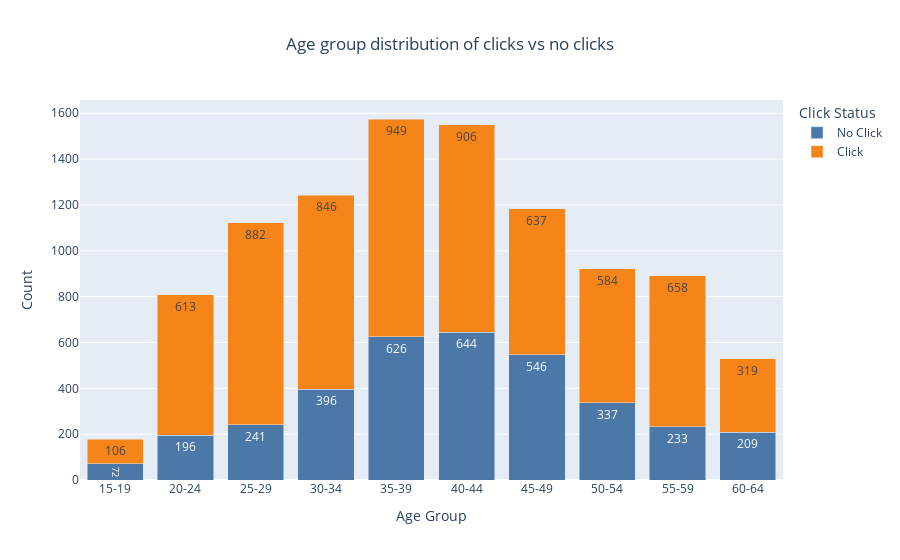

The notebook cell saved with this chart:
### Code cell
age_bins = [15,20,25,30,35,40,45,50,55,60,65]

age_labels = ['15-19', '20-24', '25-29', '30-34', '35-39', '40-44', '45-49', '50-54', '55-59', '60-64']

df_visualization = df.copy()
df_visualization['age_group'] = pd.cut(df_visualization['age'], bins = age_bins, labels=age_labels, right=False)


click_counts = df_visualization.groupby(['age_group', 'click']).size().reset_index(name='count')

click_counts['click'] = click_counts['click'].map({0: 'No Click', 1: 'Click'})

fig = px.bar(
    click_counts,
    x = 'age_group',
    y = 'count',
    color = 'click',
    title = 'Age group distribution of clicks vs no clicks',
    labels=  {'age_group' : "Age Group", 'count' : 'Count', 'click' : 'Click Status'},
    text= 'count',
    color_discrete_sequence = px.colors.qualitative.T10,
    category_orders = {'age_group' : age_labels}

)

fig.update_layout(
    barmode = 'stack',
    xaxis_title = 'Age Group',
    yaxis_title = 'Count',
    legend_title = 'Click Status',
    title_x = 0.5
)

### Figure 1 — Plotly figure (JSON) as saved in the notebook; plotly's stock layout.template omitted (floating-point values rounded to 4 significant figures)
{"data": [{"alignmentgroup": "True", "hovertemplate": "Click Status=No Click<br>Age Group=%{x}<br>Count=%{text}<extra></extra>", "legendgroup": "No Click", "marker": {"color": "#4C78A8", "pattern": {"shape": ""}}, "name": "No Click", "offsetgroup": "No Click", "orientation": "v", "showlegend": true, "text": [72, 196, 241, 396, 626, 644, 546, 337, 233, 209], "textposition": "auto", "type": "bar", "x": ["15-19", "20-24", "25-29", "30-34", "35-39", "40-44", "45-49", "50-54", "55-59", "60-64"], "xaxis": "x", "y": [72, 196, 241, 396, 626, 644, 546, 337, 233, 209], "yaxis": "y"}, {"alignmentgroup": "True", "hovertemplate": "Click Status=Click<br>Age Group=%{x}<br>Count=%{text}<extra></extra>", "legendgroup": "Click", "marker": {"color": "#F58518", "pattern": {"shape": ""}}, "name": "Click", "offsetgroup": "Click", "orientation": "v", "showlegend": true, "text": [106, 613, 882, 846, 949, 906, 637, 584, 658, 319], "textposition": "auto", "type": "bar", "x": ["15-19", "20-24", "25-29", "30-34", "35-39", "40-44", "45-49", "50-54", "55-59", "60-64"], "xaxis": "x", "y": [106, 613, 882, 846, 949, 906, 637, 584, 658, 319], "yaxis": "y"}], "layout": {"barmode": "stack", "legend": {"title": {"text": "Click Status"}, "tracegroupgap": 0}, "title": {"text": "Age group distribution of clicks vs no clicks", "x": 0.5}, "xaxis": {"anchor": "y", "categoryarray": ["15-19", "20-24", "25-29", "30-34", "35-39", "40-44", "45-49", "50-54", "55-59", "60-64"], "categoryorder": "array", "domain": [0, 1], "title": {"text": "Age Group"}}, "yaxis": {"anchor": "x", "domain": [0, 1], "title": {"text": "Count"}}}}
